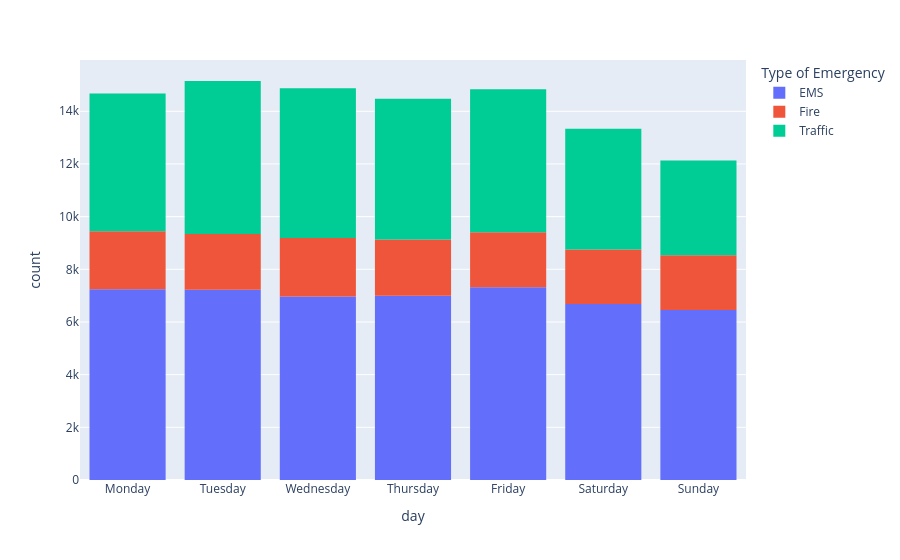

The code cell stored with this chart in its notebook:
### Code cell
orderofdays=["Monday","Tuesday","Wednesday","Thursday","Friday","Saturday","Sunday"]
hist2=px.histogram(data_frame=calls,x="day",color="Type of Emergency",category_orders={"day":orderofdays})
hist2.show()

### Figure 1 — Plotly figure (JSON) as saved in the notebook; plotly's stock layout.template omitted (floating-point values rounded to 4 significant figures; data arrays with more than 128 entries replaced by an {"elided": "..."} marker saying what was removed)
{"data": [{"bingroup": "x", "hovertemplate": "Type of Emergency=EMS<br>day=%{x}<br>count=%{y}<extra></extra>", "legendgroup": "EMS", "marker": {"color": "#636efa", "pattern": {"shape": ""}}, "name": "EMS", "orientation": "v", "showlegend": true, "type": "histogram", "x": {"elided": "48877 str values"}, "xaxis": "x", "yaxis": "y"}, {"bingroup": "x", "hovertemplate": "Type of Emergency=Fire<br>day=%{x}<br>count=%{y}<extra></extra>", "legendgroup": "Fire", "marker": {"color": "#EF553B", "pattern": {"shape": ""}}, "name": "Fire", "orientation": "v", "showlegend": true, "type": "histogram", "x": {"elided": "14920 str values"}, "xaxis": "x", "yaxis": "y"}, {"bingroup": "x", "hovertemplate": "Type of Emergency=Traffic<br>day=%{x}<br>count=%{y}<extra></extra>", "legendgroup": "Traffic", "marker": {"color": "#00cc96", "pattern": {"shape": ""}}, "name": "Traffic", "orientation": "v", "showlegend": true, "type": "histogram", "x": {"elided": "35695 str values"}, "xaxis": "x", "yaxis": "y"}], "layout": {"barmode": "relative", "legend": {"title": {"text": "Type of Emergency"}, "tracegroupgap": 0}, "margin": {"t": 60}, "xaxis": {"anchor": "y", "categoryarray": ["Monday", "Tuesday", "Wednesday", "Thursday", "Friday", "Saturday", "Sunday"], "categoryorder": "array", "domain": [0, 1], "title": {"text": "day"}}, "yaxis": {"anchor": "x", "domain": [0, 1], "title": {"text": "count"}}}}
